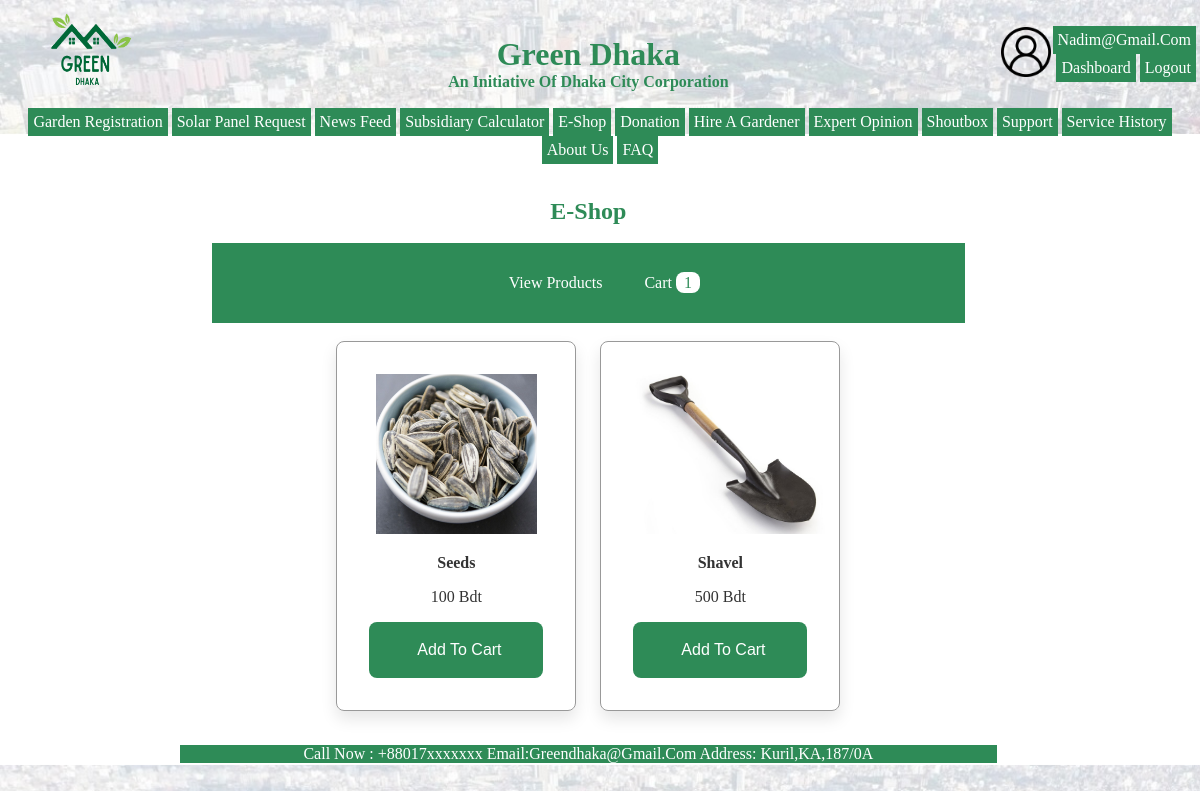
The app's page /View/cusEshop.php (signed in) with its own data.
### tables this page shows
CREATE TABLE `products` (
  `id` int(255) NOT NULL,
  `name` varchar(255) NOT NULL,
  `price` varchar(255) NOT NULL,
  `image` varchar(255) NOT NULL
);

### View/cusEshop.php (the view, shortened to what this page needs)
<?php
$conn = mysqli_connect('localhost','root','','greendhaka') or die('connection failed');
?>
<!DOCTYPE html>
<html lang="en">
<head>
    <link rel="stylesheet" href="../Asset/shop.css">
</head>
<body>
   <table border="0" width = "100%" height = "100%">
            <tr >
                <td height="5%" width="15%" align="center">
                    <img src="../Images/logo.png" height="100" width="100" alt="Green Dhaka Logo">
                </td>
                <td align="center" height="5%"width="70%">
                    <h1 style="color:SeaGreen;">  </h1> <br>
                    <h1 style="color:SeaGreen;"> Green Dhaka </h1>
                    <h4 style="color:SeaGreen;"> An initiative of Dhaka City Corporation </h4>
                </td>
                <td >
                <table border="0" align="center">
                    <tr>
                        <td> <img src="../Images/user.png" height="50" width="50" alt="User Logo">
                        </td>
                        <td align="right">
                        <a href="cusAccount.php"> <?php echo $_SESSION['email']; ?> <a> <br>
                             <a href="cusDashboard.php"> Dashboard <a>
                             <a href="../Controller/logout.php"> Logout <a>
                        </td>
                    </tr>
                </table>
                </td>
            </tr>
            <tr>
                <td colspan="3" align="center" height ="8%">
                     <a href="cusGardenregistration.php">Garden Registration</a>
                    <a href="cusSolarregistration.php">Solar Panel Request</a>
                    <a href="CusNewsFeed.php">News feed</a>
                    <a href="cusSubsidiarycalculator.php">Subsidiary Calculator</a>
                    <a href="cusEshop.php">E-shop</a>
                    <a href="cusDonation.php">Donation</a>
                    <a href="cusHiringagardener.php">Hire a Gardener</a>
                    <a href="cusExpert.php">Expert opinion</a>
                    <a href="cusChat.php">Shoutbox</a>
                    <a href="cusSupport.php">Support</a>
                    <a href="cusServiceHistory.php">Service History</a>
                    <a href="cusAboutUS.php">About Us</a>
                    <a href="FAQ.php">FAQ</a>
                </td>
            </tr>
            <tr>
            <td>
            </td>
                <td align ="center">
                        <div class="container">
                        <section class="products">
                           <h2 style="color:SeaGreen;"">E-Shop</h2><br>
                           <?php include 'header.php'; ?><br>
                           <div class="box-container">
                              <?php
                              $select_products = mysqli_query($conn, "SELECT * FROM `products`");
                              if(mysqli_num_rows($select_products) > 0){
                                 while($fetch_product = mysqli_fetch_assoc($select_products)){
                              ?>
                              <form action="" method="post">
                                 <div class="box">
                                    <img src="../Asset/Shop/<?php echo $fetch_product['image']; ?>" alt="">
                                    <h3><?php echo $fetch_product['name']; ?></h3>
                                    <div class="price"><?php echo $fetch_product['price']; ?> bdt</div>
                                    <input type="submit" class="btn" value="add to cart" name="add_to_cart">
                                 </div>
                              </form>
                              <?php
                                 };
                              };
                              ?>
                           </div>
                        </section>
                        </div>
                </td>
                <td>
            </td>
            </tr>
            <tr height ="5%" align="center">
                <td>
                </td>
                <td>
                <p style="color:white;background-color:SeaGreen;"> Call now : +88017xxxxxxx Email:greendhaka@gmail.com Address: Kuril,KA,187/0A </p>
                </td>
                <td>
                </td>
            </tr>
    </table>
</body>
</html>

### Asset/shop.css (style rules this page uses)
body { background-image: url('../Images/shop.jpg'); background-size: auto; background-size: cover; }
a:link { background-color: SeaGreen; color: white; padding: 5px 5px; text-align: center; text-decoration: none; display: inline-block; }
* { margin:0; padding:0; box-sizing: border-box; outline: none; border:none; text-decoration: none; text-transform: capitalize; }
.container { max-width: 1200px; margin:0 auto; }
section { padding:2rem; }
.btn, .option-btn, .delete-btn { display: block; width: 100%; text-align: center; background-color: var(--blue); color:var(--white); font-size: 1rem; padding:1.2rem 3rem; border-radius: .5rem; cursor: pointer; margin-top: 1rem; }
:root { --blue: #2E8B57; --red: #2E8B57; --orange: #2E8B57; --black: #333; --white: #fff; --bg-color: #eee; --dark-bg: rgba(0,0,0,.7); --box-shadow: 0 .5rem 1rem rgba(0,0,0,.1); --border: .1rem solid #999; }
.products .box-container { display: grid; grid-template-columns: repeat(auto-fit, 15rem); gap:1.5rem; justify-content: center; }
.products .box-container .box { text-align: center; padding:2rem; box-shadow: var(--box-shadow); border:var(--border); border-radius: .5rem; }
.products .box-container .box img { height: 10rem; }
.products .box-container .box h3 { margin:1rem 0; font-size: 1rem; color:var(--black); }
.products .box-container .box .price { font-size: 1rem; color:var(--black); }

### records on screen
products: image (picture), name "Seeds", price "100"
products: image (picture), name "Shavel", price "500"

### other values on screen
$_SESSION['email'] "Nadim@gmail.com"
$row_count "1"
